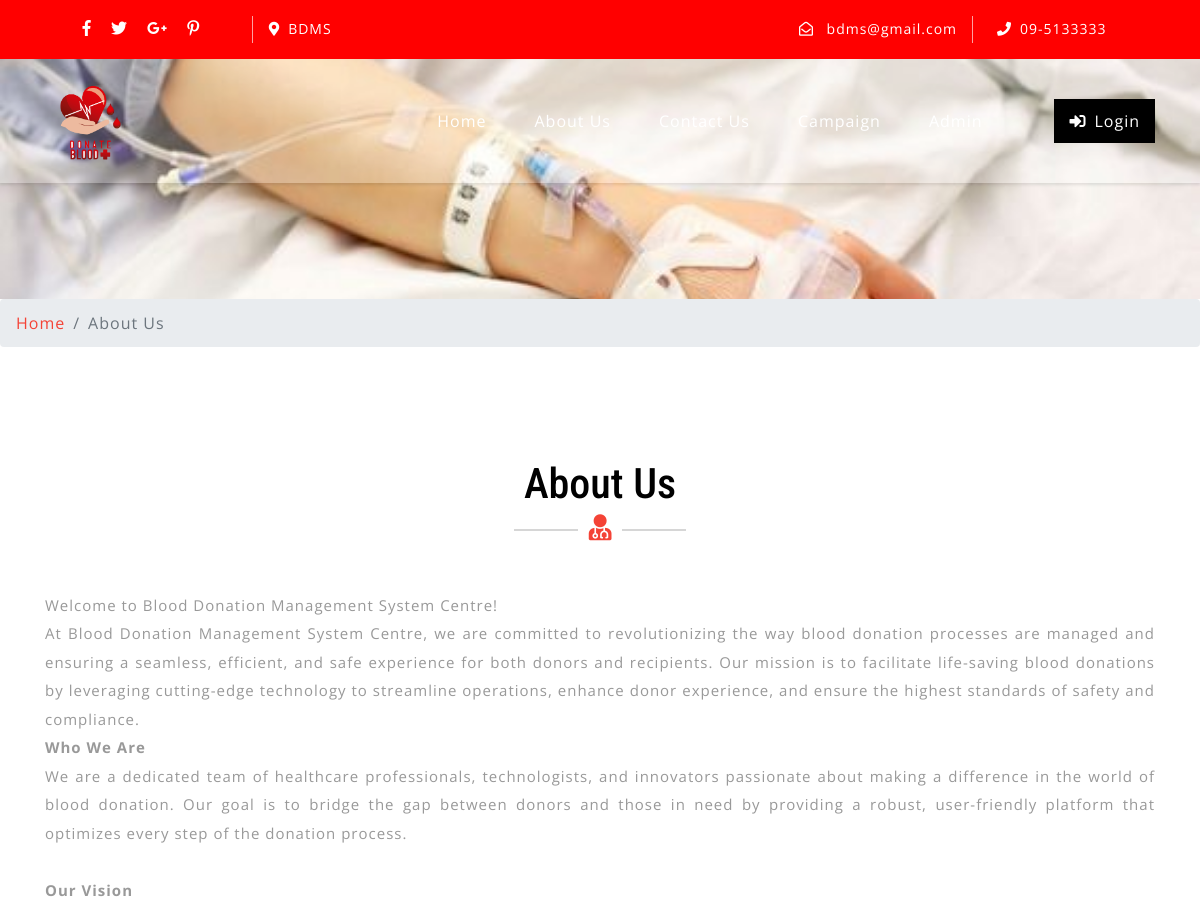
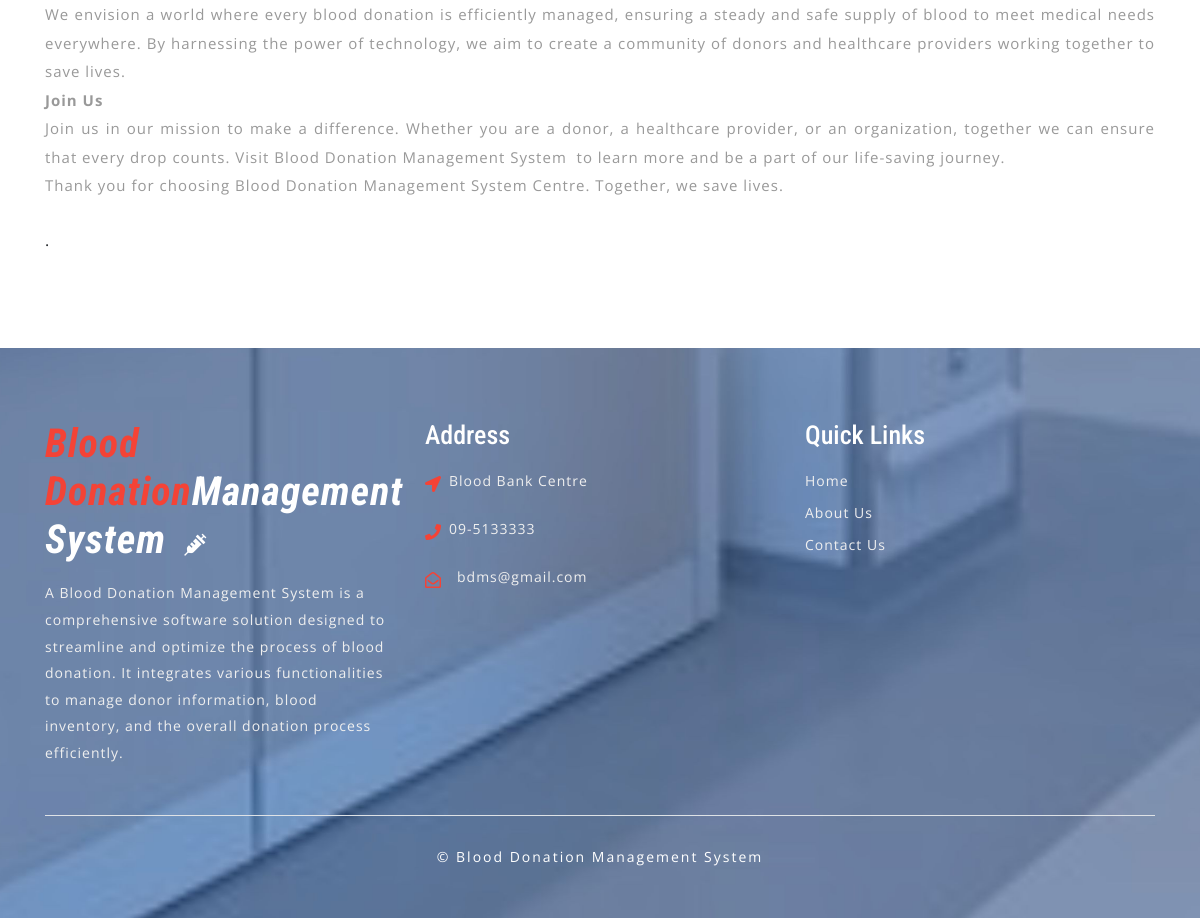
Page /about.php on the committed database (2 pictures, top to bottom).
### tables this page shows
CREATE TABLE `tblcontactusinfo` (
  `id` int(11) NOT NULL,
  `Address` tinytext DEFAULT NULL,
  `EmailId` varchar(255) DEFAULT NULL,
  `ContactNo` char(11) DEFAULT NULL
);

CREATE TABLE `tblpages` (
  `id` int(11) NOT NULL,
  `PageName` varchar(255) DEFAULT NULL,
  `type` varchar(255) NOT NULL DEFAULT '',
  `detail` longtext NOT NULL
);

### about.php (the view, shortened to what this page needs)
<?php
include('includes/config.php');
?>
<!DOCTYPE html>
<html lang="zxx">
<head>
	<link rel="stylesheet" href="css/bootstrap.css">
	<link rel="stylesheet" href="css/style.css" type="text/css" media="all" />
	<link rel="stylesheet" href="css/fontawesome-all.css">
</head>
<body>
	<?php include('includes/header.php');?>
	<div class="inner-banner-w3ls">
	</div>
	<div class="breadcrumb-agile">
		<div aria-label="breadcrumb">
			<ol class="breadcrumb">
				<li class="breadcrumb-item">
					<a href="index.php">Home</a>
				</li>
				<li class="breadcrumb-item active" aria-current="page">About Us</li>
			</ol>
		</div>
	</div>
	<section class="about py-5">
		<div class="container py-xl-5 py-lg-3">
			<?php
                 $pagetype="aboutus";
                 $sql = "SELECT type,detail,PageName from tblpages where type=:pagetype";
                 $query = $dbh -> prepare($sql);
                 $query->bindParam(':pagetype',$pagetype,PDO::PARAM_STR);
                 $query->execute();
                 $results=$query->fetchAll(PDO::FETCH_OBJ);
                    if($query->rowCount() > 0)
                        {
                    foreach($results as $result)
                    { ?>
			<div class="w3ls-titles text-center mb-md-5 mb-4">
				<h3 class="title"><?php   echo htmlentities($result->PageName); ?></h3>
				<span>
					<i class="fas fa-user-md"></i>
				</span>
			</div>
			<p class="aboutpara text-center mx-auto"><?php  echo $result->detail; ?>.</p>
            <?php   } } ?>
		</div>
	</section>
	<?php include('includes/footer.php');?>
</body>
</html>

### includes/header.php (shortened to what this page needs)
    <header>
        <div class="top-bar py-3">
            <div class="container">
                <div class="row">
                    <div class="col-lg-7 top-social-agile">
                        <div class="row">
                            <ul class="col-lg-4 col-6 top-right-info text-center">
                                <li>
                                    <a href="#">
                                        <i class="fab fa-facebook-f"></i>
                                    </a>
                                </li>
                                <li class="mx-3">
                                    <a href="#">
                                        <i class="fab fa-twitter"></i>
                                    </a>
                                </li>
                                <li>
                                    <a href="#">
                                        <i class="fab fa-google-plus-g"></i>
                                    </a>
                                </li>
                                <li class="ml-3">
                                    <a href="#">
                                        <i class="fab fa-pinterest-p"></i>
                                    </a>
                                </li>
                            </ul><?php
$sql = "SELECT * from tblcontactusinfo";
$query = $dbh -> prepare($sql);
$query->execute();
$results=$query->fetchAll(PDO::FETCH_OBJ);
if($query->rowCount() > 0)
{
foreach($results as $result)
{ ?>
                            <div class="col-6 header-top_w3layouts pl-3 text-lg-left text-center">
                                <p class="text-white">
                                    <i class="fas fa-map-marker-alt mr-2"></i>BDMS</p>
                            </div>
                        </div>
                    </div>
                    <div class="col-lg-5 top-social-agile text-lg-right text-center">
                        <div class="row">
                            <div class="col-lg-7 col-6 top-w3layouts">
                                <p class="text-white">
                                    <i class="far fa-envelope-open mr-2"></i>
                                    <a href="mailto:info@example.com" class="text-white">bdms@gmail.com</a>
                                </p>
                            </div>
                            <div class="col-lg-5 col-6 header-w3layouts pl-4 text-lg-left">
                                <p class="text-white">
                                    <i class="fas fa-phone mr-2"></i>09-5133333</p>
                            </div>
                        </div><?php } } ?>
                    </div>
                </div>
            </div>
        </div>
    </header>
    <div id="home">
        <div class="main-top py-1">
            <nav class="navbar navbar-expand-lg navbar-light fixed-navi">
                <div class="container">
                    <h1>
                        <a class="navbar-brand" href="index.php">
                        <img src="images/logo.png" alt="BDMS Logo" class="img-fluid" style="max-height: 100px;">
                        </a>
                    </h1>
                    <div class="collapse navbar-collapse text-center" id="navbarSupportedContent">
                        <ul class="navbar-nav ml-lg-auto">
                            <li class="nav-item mx-lg-4 my-lg-0 my-3">
                                <a class="nav-link" href="index.php">Home
                                </a>
                            </li>
                            <li class="nav-item mx-lg-4 my-lg-0 my-3">
                                <a class="nav-link" href="about.php">About Us</a>
                            </li>
                            <li class="nav-item mx-lg-4 my-lg-0 my-3">
                                <a class="nav-link" href="contact.php">Contact Us</a>
                            </li>
                            <li class="nav-item mx-lg-4 my-lg-0 my-3">
                                <a class="nav-link" href="campaign.php">Campaign</a>
                            </li>
                            <?php if (strlen($_SESSION['bbdmsdid']==0)) {?>
                            <li class="nav-item mx-lg-4 my-lg-0 my-3">
                                <a class="nav-link" href="admin/index.php">Admin</a>
                            </li>
                        </ul>
                        <a href="login.php" class="login-button ml-lg-5 mt-lg-0 mt-4 mb-lg-0 mb-3" >
                            <i class="fas fa-sign-in-alt mr-2"></i>Login</a><?php } ?>
                    </div>
                </div>
            </nav>
        </div>
    </div>

### includes/footer.php (shortened to what this page needs)
<footer>
    <div class="w3ls-footer-grids pt-sm-4 pt-3">
      <div class="container py-xl-5 py-lg-3">
        <div class="row">
          <div class="col-md-4 w3l-footer">
            <h2 class="mb-sm-3 mb-2">
              <a href="index.php" class="text-white font-italic font-weight-bold">
                <span>Blood Donation</span>Management System
                <i class="fas fa-syringe ml-2"></i>
              </a>
            </h2>
            <p>A Blood Donation Management System is a comprehensive software solution designed to streamline and optimize the process of blood donation.
                It integrates various functionalities to manage donor information, blood inventory,
                and the overall donation process efficiently.</p>
          </div>
          <div class="col-md-4 w3l-footer my-md-0 my-4">
            <h3 class="mb-sm-3 mb-2 text-white">Address</h3>
            <ul class="list-unstyled">
              <?php
$sql = "SELECT * from tblcontactusinfo";
$query = $dbh -> prepare($sql);
$query->execute();
$results=$query->fetchAll(PDO::FETCH_OBJ);
if($query->rowCount() > 0)
{
foreach($results as $result)
{ ?>
              <li>
                <i class="fas fa-location-arrow float-left"></i>
                <p class="ml-4">
                  <span>Blood Bank Centre </p>
                <div class="clearfix"></div>
              </li>
              <li class="my-3">
                <i class="fas fa-phone float-left"></i>
                <p class="ml-4">09-5133333</p>
                <div class="clearfix"></div>
              </li>
              <li>
                <i class="far fa-envelope-open float-left"></i>
                <a href="mailto:info@example.com" class="ml-3">bdms@gmail.com</a>
                <div class="clearfix"></div>
              </li>
            <?php } } ?></ul>
          </div>
          <div class="col-md-4 w3l-footer">
            <h3 class="mb-sm-3 mb-2 text-white">Quick Links</h3>
            <div class="nav-w3-l">
              <ul class="list-unstyled">
                <li>
                  <a href="index.php">Home</a>
                </li>
                <li class="mt-2">
                  <a href="about.php">About Us</a>
                </li>
                <li class="mt-2">
                  <a href="contact.php">Contact Us</a>
                </li>
              </ul>
            </div>
          </div>
        </div>
        <div class="border-top mt-5 pt-lg-4 pt-3 pb-lg-0 pb-3 text-center">
          <p class="copy-right-grids mt-lg-1">©  Blood Donation Management System
          </p>
        </div>
      </div>
    </div>
  </footer>

### css/style.css (style rules this page uses)
body { padding: 0; margin: 0; background: #FFF; font-family: 'Open Sans', sans-serif; }
body a { transition: 0.5s all; -webkit-transition: 0.5s all; -moz-transition: 0.5s all; -o-transition: 0.5s all; -ms-transition: 0.5s all; text-decoration: none; }
h1, h2, h3, h4, h5, h6 { margin: 0; padding: 0; font-family: 'Roboto Condensed', sans-serif; }
p { margin: 0; padding: 0; font-family: 'Open Sans', sans-serif; font-size: 15px; letter-spacing: 1px; line-height: 1.9; color: #999; }
ul, ol { margin: 0; padding: 0; }
.top-bar { background: red; }
.top-right-info li i { color: #fff; transition: 0.5s all; -webkit-transition: 0.5s all; -moz-transition: 0.5s all; -o-transition: 0.5s all; -ms-transition: 0.5s all; }
.top-right-info li { display: inline-block; }
.header-top_w3layouts p, .header-w3layouts p, .top-w3layouts p { font-size: 14px; }
.header-top_w3layouts, .header-w3layouts { border-left: 1px solid rgba(255, 255, 255, 0.63); }
div#home { position: relative; }
.main-top { position: absolute; z-index: 999; width: 100%; background: rgba(255, 255, 255, 0.26); box-shadow: 0 2px 3px 0 rgba(0, 0, 0, 0.1); -webkit-transition: background-color .1s ease-in-out; -moz-transition: background-color .1s ease-in-out; -ms-transition: background-color .1s ease-in-out; -o-transition: background-color .1s ease-in-out; transition: background-color .1s ease-in-out; }
.navbar-light .navbar-nav .nav-link { padding: 0; color: #fff; background: transparent; font-size: 16px; letter-spacing: 1px; }
nav.fixed-navi ul { list-style: none; margin: 0; padding: 0; }
nav.fixed-navi ul li { float: left; }
a.navbar-brand { color: #f44336; font-size: 50px; padding: 0; }
.navbar-light .navbar-brand, .navbar-light .navbar-brand:hover, .navbar-light .navbar-brand:focus, .w3l-footer h2 a span { color: #f44336; }
a.navbar-brand i, .w3l-footer h2 a i { color: #fff; font-size: 22px; }
a.login-button { color: #fff; letter-spacing: 1px; font-size: 16px; padding: 10px 15px; background: #000; display: inline-block; }
h3.title { color: #000; font-size: 42px; }
.w3ls-titles span { position: relative; }
.w3ls-titles span:before { content: " "; background: #d6d6d6; width: 64px; height: 2px; position: absolute; top: 9px; left: -75px; }
.w3ls-titles span:after { content: " "; background: #d6d6d6; width: 64px; height: 2px; position: absolute; top: 9px; right: -75px; }
.w3ls-titles i { color: #f44336; font-size: 26px; margin-top: 5px; }
footer { background: url(../images/bg3.jpg) no-repeat center fixed; background-size: cover; -webkit-background-size: cover; -moz-background-size: cover; -o-background-size: cover; -moz-background-size: cover; }
.w3l-footer h2 a { font-size: 40px; letter-spacing: 1px; }
.w3l-footer h3 { font-size: 26px; }
.w3l-footer p, .w3l-footer p a, .w3l-footer ul li a { font-size: 14px; color: #efefef; letter-spacing: 1px; }
.w3l-footer ul li i { color: #f44336; line-height: 2; }
p.copy-right-grids { font-size: 14px; color: #fff; letter-spacing: 2px; }
.inner-banner-w3ls { background: url(../images/banner3.jpg) no-repeat center; background-size: cover; -webkit-background-size: cover; -moz-background-size: cover; -o-background-size: cover; -moz-background-size: cover; height: 20vw; }
.breadcrumb li a { color: #f44336; }
.breadcrumb li { letter-spacing: 1px; color: #000; }
.about p.aboutpara { font-size: 16px; max-width: 900px; }

### rows in the picture
tblpages: PageName "About Us", detail "Welcome to Blood Donation Management System Centre! At Blood Donation Management System Centre, we are committed to revolutionizing the way blood donation processes are managed and ensuring a seamless, efficient, and safe experience for both donors and recipients. Our mission is to facilitate life-saving blood donations by leveraging cutting-edge technology to streamline operations, enhance donor experience, and ensure the highest standards of safety and compliance. Who We Are We are a dedicated team of healthcare professionals, technologists, and innovators passionate about making a difference in the world of blood donation. Our goal is to bridge the gap between donors and those in need by…"
